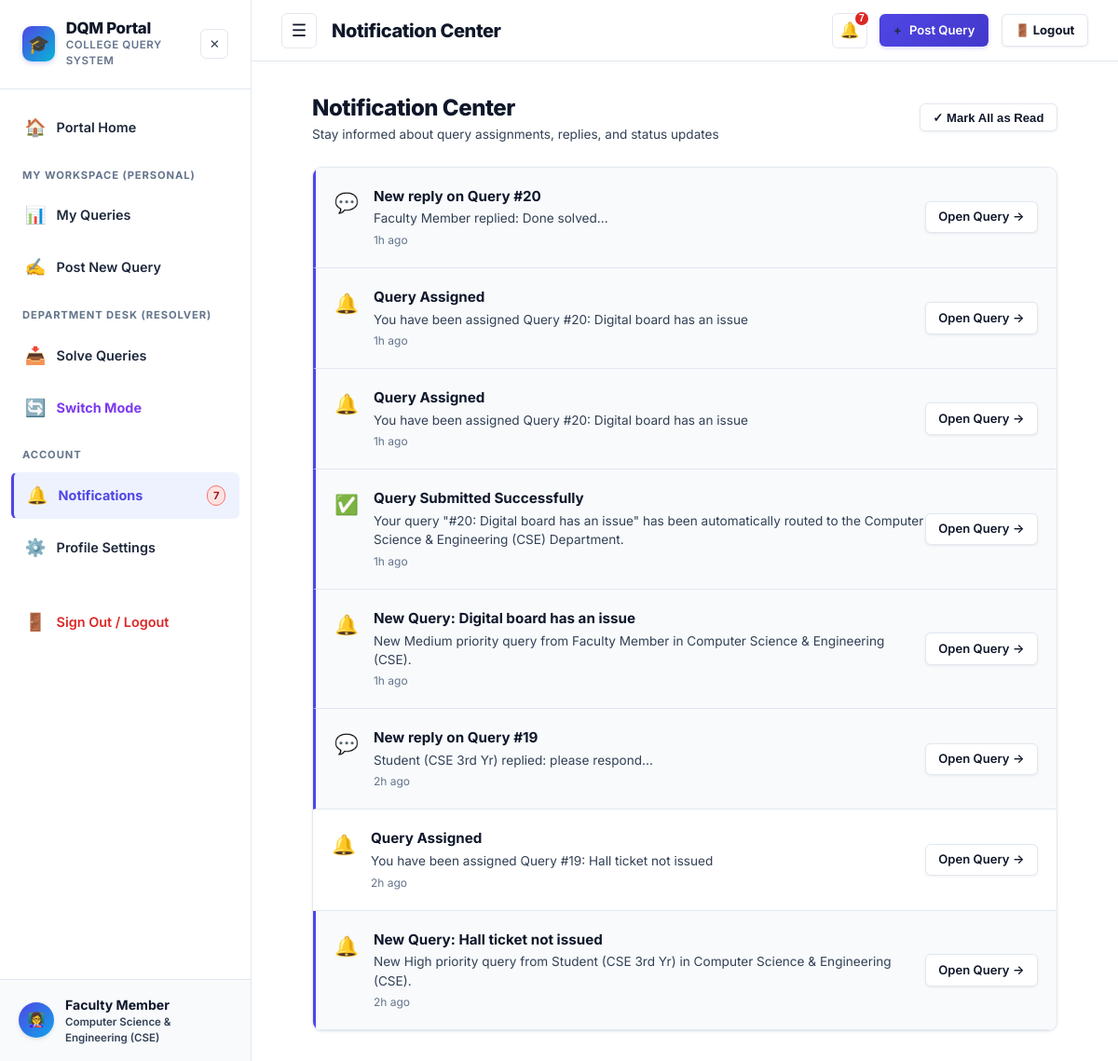
Page /notifications (signed in) on the committed database.
### tables this page shows
CREATE TABLE users (
    id INTEGER PRIMARY KEY AUTOINCREMENT,
    name TEXT DEFAULT 'Anonymous User',
    email TEXT NOT NULL UNIQUE,
    password_hash TEXT NOT NULL,
    role TEXT NOT NULL DEFAULT 'student',
    level TEXT,
    department TEXT,
    course TEXT,
    year INTEGER,
    phone TEXT,
    roll_no TEXT,
    designation TEXT,
    is_active INTEGER DEFAULT 1,
    last_active_at TIMESTAMP DEFAULT CURRENT_TIMESTAMP,
    created_at TIMESTAMP DEFAULT CURRENT_TIMESTAMP
);

CREATE TABLE notifications (
    id INTEGER PRIMARY KEY AUTOINCREMENT,
    user_id INTEGER NOT NULL,
    query_id INTEGER,
    title TEXT NOT NULL,
    message TEXT NOT NULL,
    type TEXT DEFAULT 'info',
    is_read INTEGER DEFAULT 0,
    created_at TIMESTAMP DEFAULT CURRENT_TIMESTAMP,
    FOREIGN KEY(user_id) REFERENCES users(id) ON DELETE CASCADE,
    FOREIGN KEY(query_id) REFERENCES queries(id) ON DELETE CASCADE
);

### app.py (the view)
@app.route('/notifications')
@login_required
def notifications():
    user = get_current_user()
    db = get_db()
    all_notifs = db.execute("""
        SELECT n.*, q.title as query_title
        FROM notifications n
        LEFT JOIN queries q ON n.query_id = q.id
        WHERE n.user_id = ?
        ORDER BY n.created_at DESC
    """, (user['id'],)).fetchall()
    return render_template('notifications.html', notifications=all_notifs)

### app.py (called while the page is built)
def login_required(f):
    @wraps(f)
    def decorated_function(*args, **kwargs):
        user = get_current_user()
        if not user:
            session.clear()
            flash('Please log in to access this page.', 'warning')
            return redirect(url_for('login', next=request.url))
        return f(*args, **kwargs)
    return decorated_function

def get_current_user():
    if 'user_id' in session:
        db = get_db()
        user = db.execute('SELECT * FROM users WHERE id = ?', (session['user_id'],)).fetchone()
        if not user or not user['is_active']:
            session.clear()
            return None
        return user
    return None

### database.py (called while the page is built)
def get_db():
    if 'db' not in g:
        g.db = sqlite3.connect(
            current_app.config['DATABASE'],
            detect_types=sqlite3.PARSE_DECLTYPES
        )
        g.db.row_factory = sqlite3.Row
        g.db.execute("PRAGMA foreign_keys = ON")
        check_and_migrate_db(g.db)
    return g.db

### templates/notifications.html (shortened to what this page needs)
{% extends 'base.html' %}
{% block page_title %}Notification Center{% endblock %}
{% block content %}
<div style="max-width: 800px; margin: 0 auto;">
  <div style="display: flex; justify-content: space-between; align-items: center; margin-bottom: 1.5rem;">
    <div>
      <h1 style="font-size: 1.5rem; font-weight: 800; color: var(--text-main); margin: 0;">Notification Center</h1>
      <p style="font-size: 0.85rem; color: var(--text-muted); margin: 0;">Stay informed about query assignments, replies, and status updates</p>
    </div>
    <button type="button" class="btn btn-secondary btn-sm" onclick="markAllRead()">
      ✓ Mark All as Read
    </button>
  </div>
  <div class="card" style="padding: 0; overflow: hidden;">
    {% if notifications %}
      {% for n in notifications %}
      <div class="notif-item {% if not n.is_read %}unread{% endif %}" style="padding: 1.25rem; display: flex; justify-content: space-between; align-items: center; border-bottom: 1px solid var(--border-color);">
        <div style="display: flex; gap: 1rem; align-items: flex-start;">
          <div style="font-size: 1.3rem; margin-top: 2px;">
            {% if n.type == 'urgent' %}🚨
            {% elif n.type == 'success' %}✅
            {% elif n.type == 'message' %}💬
            {% else %}🔔{% endif %}
          </div>
          <div>
            <div style="font-weight: 700; font-size: 0.95rem; color: var(--text-main);">{{ n.title }}</div>
            <div style="font-size: 0.85rem; color: var(--text-muted); margin-top: 2px;">{{ n.message }}</div>
            <div style="font-size: 0.75rem; color: var(--text-light); margin-top: 4px;">{{ n.created_at | timeago }}</div>
          </div>
        </div>
        <div>
          {% if n.query_id %}
          <a href="{{ url_for('query_details', query_id=n.query_id) }}" class="btn btn-secondary btn-sm" onclick="markSingleRead({{ n.id }})">
            Open Query →
          </a>
          {% endif %}
        </div>
      </div>
      {% endfor %}
    {% endif %}
  </div>
</div>
{% endblock %}

### templates/base.html (shortened to what this page needs)
<!DOCTYPE html>
<html lang="en">
<head>
  <link rel="stylesheet" href="{{ url_for('static', filename='css/style.css') }}">
</head>
<body data-user-role="{{ current_user.role if current_user else '' }}" data-user-dept="{{ current_user.department if current_user else '' }}" data-user-id="{{ current_user.id if current_user else '' }}">
  <div class="app-container">
    {% if current_user %}
    <aside class="sidebar" id="appSidebar">
      <div class="sidebar-header">
        <a href="{{ url_for('index') }}" class="sidebar-brand-wrapper" style="text-decoration: none; color: inherit;">
          <div class="sidebar-logo">🎓</div>
          <div class="sidebar-brand">
            <h2>DQM Portal</h2>
            <p>College Query System</p>
          </div>
        </a>
        <button type="button" class="sidebar-close-btn" id="sidebarCloseBtn" title="Close Navigation" aria-label="Close Navigation">
          ✕
        </button>
      </div>
      <nav class="sidebar-nav">
        <a href="{{ url_for('index') }}" class="nav-item {% if request.endpoint == 'index' %}active{% endif %}">
          <span class="icon">🏠</span> Portal Home
        </a>
        {% if current_user.role in ['student', 'faculty'] %}
        <div class="nav-section-title">My Workspace (Personal)</div>
        <a href="{{ url_for('dashboard') }}" class="nav-item {% if request.endpoint == 'dashboard' %}active{% endif %}">
          <span class="icon">📊</span> My Queries
        </a>
        <a href="{{ url_for('submit_query') }}" class="nav-item {% if request.endpoint == 'submit_query' %}active{% endif %}">
          <span class="icon">✍️</span> Post New Query
        </a>
        {% endif %}
        {% if current_user.role in ['staff', 'admin', 'faculty'] %}
        <div class="nav-section-title">Department Desk (Resolver)</div>
        <a href="{{ url_for('department_dashboard') }}" class="nav-item {% if request.endpoint == 'department_dashboard' %}active{% endif %}">
          <span class="icon">📥</span> Solve Queries
        </a>
        {% endif %}
        {% if current_user.role == 'faculty' %}
        <a href="{{ url_for('faculty_choice') }}" class="nav-item {% if request.endpoint == 'faculty_choice' %}active{% endif %}" style="color: #7c3aed; font-weight: 700;">
          <span class="icon">🔄</span> Switch Mode
        </a>
        {% endif %}
        <div class="nav-section-title">Account</div>
        <a href="{{ url_for('notifications') }}" class="nav-item {% if request.endpoint == 'notifications' %}active{% endif %}">
          <span class="icon">🔔</span> Notifications
          {% if unread_notifications_count > 0 %}
          <span class="badge badge-urgent" style="margin-left: auto; padding: 2px 6px; font-size: 0.7rem;">{{ unread_notifications_count }}</span>
          {% endif %}
        </a>
        <a href="{{ url_for('profile') }}" class="nav-item {% if request.endpoint == 'profile' %}active{% endif %}">
          <span class="icon">⚙️</span> Profile Settings
        </a>
        <a href="{{ url_for('logout') }}" class="nav-item nav-item-logout" style="margin-top: 1.5rem;">
          <span class="icon">🚪</span> Sign Out / Logout
        </a>
      </nav>
      <div class="sidebar-footer">
        <div class="user-avatar-circle">
          {% if current_user.role == 'student' %}👨‍🎓{% elif current_user.role == 'faculty' %}👩‍🏫{% elif current_user.role == 'hod' %}🎓{% elif current_user.role == 'staff' %}🏢{% else %}⚡{% endif %}
        </div>
        <div style="flex-grow: 1; overflow: hidden;">
          <div style="font-size: 0.88rem; font-weight: 700; color: var(--text-main); white-space: nowrap; overflow: hidden; text-overflow: ellipsis;">
            {% if current_user.role == 'student' %}Student
            {% elif current_user.role == 'faculty' %}Faculty Member
            {% elif current_user.role == 'hod' %}Head of Dept (HOD)
            {% elif current_user.role == 'staff' %}Department Staff
            {% else %}Central Administrator{% endif %}
          </div>
          <div style="font-size: 0.72rem; color: var(--text-muted); font-weight: 600;">
            {% if current_user.role == 'student' %}
              {{ current_user.course or 'Campus' }}{% if current_user.year %} (Yr {{ current_user.year }}){% endif %}
            {% else %}
              {{ current_user.department or 'Campus Support' }}
            {% endif %}
          </div>
        </div>
      </div>
    </aside>
    {% endif %}
    <div class="main-content">
      {% if current_user %}
      <header class="topbar">
        <div class="topbar-left">
          <button class="sidebar-toggle-btn" id="sidebarToggle" title="Toggle Navigation Menu" aria-label="Toggle Navigation Menu">
            ☰
          </button>
          <div class="topbar-title">{% block page_title %}Dashboard{% endblock %}</div>
        </div>
        <div class="topbar-right">
          <div class="notif-wrapper">
            <button class="notif-btn" id="notifBtn" aria-label="Notifications" title="Notifications">
              🔔
              {% if unread_notifications_count > 0 %}
              <span class="notif-badge">{{ unread_notifications_count }}</span>
              {% endif %}
            </button>
          </div>
          {% if current_user.role in ['student', 'faculty'] %}
          <a href="{{ url_for('submit_query') }}" class="btn btn-primary btn-sm">
            <span>+</span> Post Query
          </a>
          {% endif %}
          <a href="{{ url_for('logout') }}" class="btn btn-secondary btn-sm" title="Sign Out of Portal" style="font-weight: 700;">
            🚪 Logout
          </a>
        </div>
      </header>
      {% endif %}
      <main class="page-body">
        {% block content %}{% endblock %}
      </main>
    </div>
  </div>
</body>
</html>

### rows in the picture
users: department "Computer Science & Engineering (CSE)"
notifications: title "New reply on Query #20", message "Faculty Member replied: Done solved...", created_at "1h ago"
notifications: title "Query Assigned", message "You have been assigned Query #20: Digital board has an issue", created_at "1h ago"
notifications: title "Query Assigned", message "You have been assigned Query #20: Digital board has an issue", created_at "1h ago"
notifications: title "Query Submitted Successfully", message "Your query \"#20: Digital board has an issue\" has been automatically routed to the Computer Science & Engineering (CSE) Department.", created_at "1h ago"
notifications: title "New Query: Digital board has an issue", message "New Medium priority query from Faculty Member in Computer Science & Engineering (CSE).", created_at "1h ago"
notifications: title "New reply on Query #19", message "Student (CSE 3rd Yr) replied: please respond...", created_at "2h ago"
notifications: title "Query Assigned", message "You have been assigned Query #19: Hall ticket not issued", created_at "2h ago"
notifications: title "New Query: Hall ticket not issued", message "New High priority query from Student (CSE 3rd Yr) in Computer Science & Engineering (CSE).", created_at "2h ago"

### other values in the picture
{{ unread_notifications_count }} "7"
